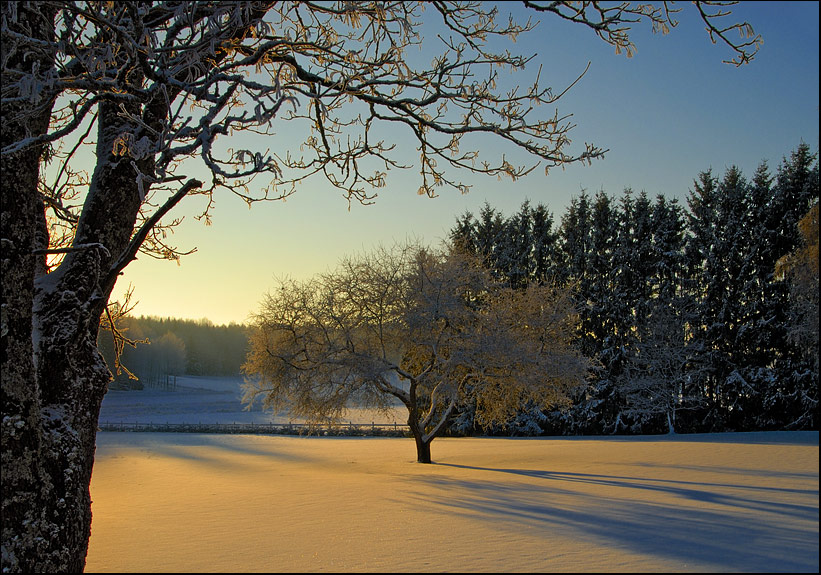
#> input picture a.jpg, 821 x 575 px
$ python net.py
#> lines starting #> are read from the running program, lines starting #| are printed output that depends on the picture
### retina.py
"""
This class transforms images in input for net
"""


# ------------ IMPORT ------------ #
from PIL import Image
import numpy as np


# ------------ RETINA ------------ #
class Retina:
    def __init__(self, dimensions):
        # PARAMETERS #
        self.layer_dimensions = dimensions  # width, high of input layer
        self.visual_inp = self.norm_image()

    def vision(self):
        """ Returns array with same dimensions of input layer.
        Values are normalised between 0-1. In spike mode input is
        converted in frequency """
        return self.visual_inp

    # def convert2period(self, inp):
    #     """ Converts input array in fire period for spiking neurons """
    #     period = 1 / (inp * self.max_freq)
    #     return period

    def norm_image(self, img='a.jpg'):
        """ Converts image in array with normalised values """
        im = Image.open(img)
        im = im.convert('L')
        im = im.resize(self.layer_dimensions)
        data = np.array(im, dtype=float)
        data /= 255
        return data

### plotter.py
"""
This class takes data from net and print them on screen
"""


# ------------ IMPORT ------------ #
import matplotlib.pyplot as plt
import numpy as np

# ------------ PLOTTER ------------ #


class Plotter:
    def __init__(self, duration, dimensions, n_neurons):
        self.duration = duration
        self.dimensions = dimensions
        self.n_neurons = n_neurons

    def raster_plot(self, data):
        # Raster plot
        rows = len(self.dimensions)
        np.random.seed(34)
        colo = [np.random.rand(self.n_neurons[i], 3)
                for i in range(rows)]

        fig, axes = plt.subplots(nrows=rows, ncols=1)
        fig.subplots_adjust(hspace=0.5)
        fig.suptitle('Raster Plot')

        for ax, index, layer in zip(axes.flatten(), range(rows), data):
            if len(layer) != 0:
                ax.eventplot(layer, colors=colo[index])
            else:
                ax.eventplot(layer)
            ax.set_ylabel('neurons layer_'+str(index), fontsize=8)
            if index == rows - 1:
                ax.set_xlabel('time', fontsize=10)

        plt.show()

    # [43 lines left out: functions volt_plot, frequency_graph, not called in this run]


# [16 lines of commented-out code are left out]

### neuron.py
"""
This class simulates neuron
"""


# ------------ IMPORT ------------ #
import numpy as np


# ------------ NEURON ------------ #
class Neuron:
    """ This class takes voltage in input and computes neuron response
    if membrane potential at time t exceeds treshold neuron fires.
    Is very important set a global lenght of simulation
    and pass time to functions """

    # DEFAULT PARAMETERS #
    """ Here default values are setted. Usually these parameters
    are modified during instance creation because they change according
    to simulation """
    # simulation parameters
    dt = 1.                     # timestep(ms)
    duration = 100              # lenght of simulation(ms)

    # neuron specific attributes
    """ In a net name represents neuron position in linear array in form:
    (layer, index). Coordinates represent neuron position in 2D hypothetical
    plane in form: (layer, x, y) """
    name = None                 # neuron name
    coordinates = None          # 2D coordinates
    # types = None              # could be used for different types of neuron
    v_rest = -70.               # resting potential(mV)
    threshold = -40.            # threshold for spike(mV)
    tau = 10.                   # time costant
    rand = False                # used for random attributes
    """ The following two attributes is used to define
    excitatory or inibitory neurons. If the first is false
    neuron is excitatory. The second determines the amplitude
    of postinaptic potential; usually this function is carried out
    by weights, so you can leave + -1. Change this option could be useful
    to simulate large neurons with more prominence in PSP """
    gaba = False                # is this neuron gabaergic or glutamatergic?
    v_out = 1.                  # PSP amplitude(mV)

    # GENERIC ATTRIBUTES #
    """ These values are valid for a wide number of neurons
    or aren't important for simulation. Usually you can leave
    them as they are """
    abs_ref = 5                 # absolute refractory time(ms)
    v_spike = 40.               # spike peak(mV)
    v_reset = -85.              # iperpolarisation after spike(mV)

    def __init__(self, **attr):
        """ This class takes the following parameters:
        (duration, dt, v_rest, threshold, tau, gaba, rand) """
        # PARAMETERS #
        self.__dict__.update(attr)  # update attributes values

        # if rand=True generates random parameters
        if attr.get('rand'):
            l_rest = [-75., -60.]       # interval of resting potential
            l_threshold = [-55., -30.]  # interval of threshold
            l_tau = [2., 10.]           # interval of tau

            self.v_rest = (l_rest[1] - l_rest[0]) * \
                np.random.rand() + l_rest[0]
            self.threshold = (l_threshold[1] - l_threshold[0]
                              ) * np.random.rand() + l_threshold[0]
            self.tau = (l_tau[1] - l_tau[0]) * np.random.rand() + l_tau[0]

        # [9 lines of commented-out code are left out]
        if attr.get('gaba'):
            self.v_out = -1.

        # DATA STRUCTURES #
        """ Here are stored data during simulation """
        self.t_ref = 0          # refractory counter(see change_v)

        # voltage during time (mV)
        self.voltage = np.zeros(self.duration)
        self.voltage[0] = self.v_rest  # cell starts at resting potential

        # input current
        """ v_in determines the limit to wich tend v during time.
        It starts full of resting potential value.
        Summation of input currents changes internal state of neuron """
        self.v_in = np.full(self.duration, self.v_rest)

        # ---Following attributes are used only in spike mode--- #
        # dictionary of neurons reached by this neuron and associated weights
        self.connections = {}

        # history of spikes
        self.fire = np.zeros(self.duration, dtype=int)

    # CONNECTIONS FUNCTION #
    def add_connection(self, dictionary):
        """ Add dictionary voice. Key is the name of output neuron
        and value is weight linked with that neuron """
        self.connections.update(dictionary)

    # VOLTAGE VARIATION FUNCTIONS #
    def set_v_in(self, t, voltage):
        """ Used to insert current in v_in at time t """
        self.v_in[t] += voltage

    def change_v(self, t, spike=True):
        """ Modify membrane potential, if voltage > treshold
        we have spike and ripolarisation. This function required timestep
        and should be used in for loops. If spike flag is False Integrated
        and fire became standar leaky simulation """
        # if t<t_ref neuron is in its refractory period and it can't fires
        if t > self.t_ref:
            # computes voltage by bacward euler derivative
            self.voltage[t] = self.voltage[t - 1] + \
                (self.dt / self.tau) * \
                (-self.voltage[t - 1] + self.v_in[t])

            # sets reset potential as min voltage value
            if self.voltage[t] < self.v_reset:
                self.voltage[t] = self.v_reset

            if spike:
                # spike and ripolarisation
                if self.voltage[t] >= self.threshold:
                    self.voltage[t] = self.v_spike
                    self.t_ref = t + self.abs_ref
                    self.voltage[t + self.abs_ref: t: -1] = self.v_reset
                    self.fire[t] = 1
                    # returns neuron's index for firing register
                    return self.name

    # PRINT AND PLOT FUNCTIONS #
    # [7 lines left out: function __str__, not called in this run]

    def raster(self):
        """ Saves timesteps when neuron fires. Used for raster plot """
        r = [t for t, f in enumerate(self.fire) if f == 1]
        return r

    def mfreq(self, t, period):
        """ Returns fire medium frequency into given interval """
        s = sum(self.fire[t - period: t])
        s /= period
        return s

### net.py
"""
This class defines net size and its connections. Calculates neurons
activation and saves net state
"""


# ------------ IMPORT ------------ #
import numpy as np
import neuron as nrn
import retina as ret
import plotter as pl


# ------------ NET ------------ #
class Net:
    """ Net is the core of simulation. Every instance takes care of
    generate neurons, calculate input currents and neurons activation,
    modify weights and save data. Net could be execute in two different
    modality: spike and leaky. In spike mode fire frequency is important.
    In leaky mode neurons don't fire and is considered only voltage variation
    """

    # DEFAULT PARAMETERS #
    """ Here default values are setted. Usually these parameters
    are modified during instance creation because they change according
    to simulation """
    duration = 500             # total time of simulation in timesteps

    # net dimensions
    """ Layer's dimensions expressed by (x,y) value, x is the width
    and y the height, layer index 0 points out input neurons """
    dimensions = [(2, 2), (2, 1), (1, 1)]

    # spike/leaky options
    """ In spike mode, voltage variation on post-sinaptic neuron
    should be 10-100 times higher than leaky mode, in order to produce
    significant depolarisation for spike. For this reason, in spike mode,
    each input is multiplied by omicron factor during net activity """
    spike = True                # I&F flag
    omicron = 1000.              # input multiplication factor

    # visual input options
    """ Net inputs are images processed by retina class. Retina scan
    images at fixed frequency, so inputs arrive at fixed time intervals.
    In spike mode, input neurons respond with appropriate firing frequency
    respecting refractory time, for this reason it's passed like parameter """
    refresh_rate = 0.06         # frequency in mHz
    input_pulse = 100.          # PSP on input neurons in mV

    def __init__(self, **attr):
        """ This class takes the following parameters:
        (duration, dimensions, omicron, refresh_rate, spike) """
        # PARAMETERS #
        self.__dict__.update(attr)  # updates attributes values

        # neurons number for each layer
        self.n_neurons = [i * k for i, k in self.dimensions]

        # create 2D coordinates map based on dimensions
        """ Neuron objects are stored in linear array and each of them has
        index stored in name_map list. To reproduce 2D every neurons have
        l, i, k coordinates (where l is the layer, i is row, and k is column)
        saved in coordinates_map list """
        self.coordinates_map = []
        self.name_map = []
        # generates coordinates_map
        for layer, dim in enumerate(self.dimensions):
            coordinates = [(layer, i, k) for i in range(dim[0])
                           for k in range(dim[1])]
            self.coordinates_map.append(coordinates)
        # generates name_map
        for layer, lenght in enumerate(self.n_neurons):
            names = [(layer, n) for n in range(lenght)]
            self.name_map.append(names)

        # attributes for visual inputs
        # time interval between images in ms
        self.reload_period = 1 / self.refresh_rate

        # DATA STRUCTURES #
        self.grid = []          # contains neurons

        # creates retina object
        self.eye = ret.Retina(self.dimensions[0])  # process visual inputs

        # creates plotter object
        self.printer = pl.Plotter(
            self.duration, self.dimensions, self.n_neurons)  # plots data

        # spike attributes
        """ In spike mode voltage variation is calculated for one neuron at time.
        Index of firing neurons are stored and their output is spread to others
        """
        if self.spike:
            self.firing = []    # register of firing neurons

        # ATTRIBUTES FOR PLOTTER #
        self.rasplot = []
        self.M_freq = []

    # NET GENERATION FUNCTION #
    def grid_gen(self, layer, **attr):
        """ The grid is l-dimensional list that contains neuron instances,
        where l is layer number. Strata are created one by one based on user's
        specifications: layer level and neurons attributes(dictionary form) """
        stratum = []
        # creates layer
        for neuron in range(self.n_neurons[layer]):
            n = nrn.Neuron(duration=self.duration, name=(layer, neuron),
                           coordinates=(self.coordinates_map[layer][neuron]),
                           **attr)
            stratum.append(n)
        # append layer
        self.grid.append(stratum)

    # CONNECTIONS AND WEIGHTS FUNCTIONS #
    def all2all(self, first_layer, second_layer, rand=True, **attrs):
        """ Generate m×n weight matrix with random values from 0-1.
        Pass connections to neurons of the first layer. Finally, weights
        are passed to neuron and stored in a dictionary"""
        # set random weights
        if rand:
            w = np.random.rand(self.n_neurons[first_layer],
                               self.n_neurons[second_layer])
        # use beta to generate weights
        else:
            w = self.beta(layer, **attrs)
        # each neuron of the first layer receives second layer coordinates
        for index, neuron in enumerate(self.grid[first_layer]):
            neuron.add_connection(dict(zip(self.name_map[second_layer],
                                           w[index, :])))

    def intraconnection(self, layer, recurrent=False, rand=True, **attrs):
        """ Generate n×n weight matrix for intralayer connections. Random
        values from 0-1. if recurrent = True neurons are self-connected.
        Finally, weights are passed to neuron and stored in a dictionary """
        # random weights
        if rand:
            w = np.random.rand(self.n_neurons[layer], self.n_neurons[layer])
        # uses beta to generate weights
        else:
            w = self.beta(layer, **attrs)
        # if recurrent=False weight with itself is 0
        if recurrent is False:
            np.fill_diagonal(w, 0.)
        # neuron receives only weights != 0
        for index, neuron in enumerate(self.grid[layer]):
            connection = dict([(name, weight) for name, weight in zip(
                self.name_map[layer], w[index, :]) if weight != 0.])
            neuron.add_connection(connection)

    # [28 lines left out: function beta, not called in this run]

    # ACTIVATION FUNCTIONS #
    def synapse(self, t, spike=True):
        """ Takes connections and weights of firing neuron and
        sets up input voltage into boundary neurons. In leaky mode takes
        voltage from layer at time t-1 to compute voltage at time t """
        # spike mode
        if self.spike:
            # iterates firing register and takes connections
            for layer, neuron in self.firing:
                connections = self.grid[layer][neuron].connections
                # iterates connections and pass voltage to boundary neurons
                for term, w in connections.items():
                    voltage = self.grid[layer][neuron].v_out * w * self.omicron
                    self.grid[term[0]][term[1]].set_v_in(t, voltage)
        # leaky mode
        else:
            # iterates neuron and takes connections
            for layer in self.grid:
                for neuron in layer:
                    connections = neuron.connections
                    # in leaky mode voltage is normalised with v_rest=0
                    for term, w in connections.items():
                        voltage = neuron.voltage[t - 1] - neuron.v_rest
                        # if voltage is <0 weights are inverted
                        if voltage >= 0.:
                            voltage = (neuron.v_out * w *
                                       voltage) + neuron.v_rest
                        else:
                            voltage = ((-1 * neuron.v_out * w)
                                       * voltage) + neuron.v_rest
                        # updates v_in
                        self.grid[term[0]][term[1]].set_v_in(t, voltage)

    def V1(self, inp, t):
        """ Input neurons have different chances to fire based on input array.
        If score(between 0-1) < chance this neuron receives one pulse """
        data = inp.flatten()
        for neuron, chance in enumerate(data):
            score = np.random.rand()
            if score < chance:
                self.grid[0][neuron].set_v_in(t, self.input_pulse)

    def activation(self):
        """ Key function, used to calculate input currents at each timestep """
        refresh = 0
        inp = []
        # spike mode
        if self.spike:
            for t in range(1, self.duration):
                if t > refresh:
                    inp = self.eye.vision()
                    self.collect_mfreq(t)
                    refresh = t + self.reload_period
                self.V1(inp, t)
                self.synapse(t)
                self.firing.clear()
                for layer in self.grid:
                    self.firing = list(
                        filter(None, map(lambda x: x.change_v(t), layer)))
        # leaky mode
        else:
            for t in range(1, self.duration):
                self.synapse(t)
                for layer in self.grid:
                    map(lambda x: x.change_v(t, self.spike), layer)

    # FUNCTIONS TO COLLECT DATA #
    def collect_raster(self):
        for layer in self.grid:
            self.rasplot.append([neuron.raster() for neuron in layer])

    def collect_mfreq(self, t):
        temp = []
        for layer in self.grid:
            temp.append([neuron.mfreq(t, int(self.reload_period))
                         for neuron in layer])
        self.M_freq.append(temp)
        # [65 lines of commented-out code are left out]
if __name__ == '__main__':
    rete = Net()
#> in norm_image, im is the input picture: PIL image 821x575 RGB; mean R, G, B 96.2, 94.7, 83.6
#> in norm_image, `im = im.convert('L')`:
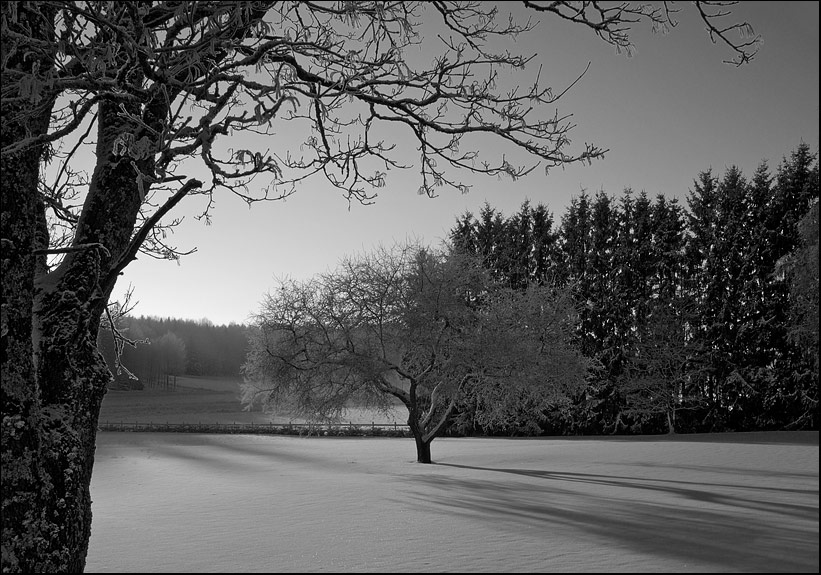
#> im: PIL image 821x575 L; min 0, max 255, mean 93.9
#> in norm_image, `data = np.array(im, dtype=float)`: data = [[111, 102], [106, 74]]
#> in norm_image, `data /= 255`: data = [[0.435, 0.4], [0.416, 0.29]]
    leaky = Net(spike=False)
    for l in range(3):
        rete.grid_gen(l)
        leaky.grid_gen(l)

    rete.all2all(0, 1)
    leaky.all2all(0, 1)
    rete.intraconnection(1)
    leaky.intraconnection(1)
    rete.all2all(1, 2)
    leaky.all2all(1, 2)
    rete.all2all(2, 1)
    leaky.all2all(2, 1)
    rete.firing = [(0, 1), (1, 1)]
    rete.activation()
#> after the loop in activation, `for t in range(1, self.duration):`: refresh = 510.7
    leaky.activation()
    rete.collect_raster()
    print(rete.rasplot)
    rete.printer.raster_plot(rete.rasplot)
#> in raster_plot, `plt.show()`:
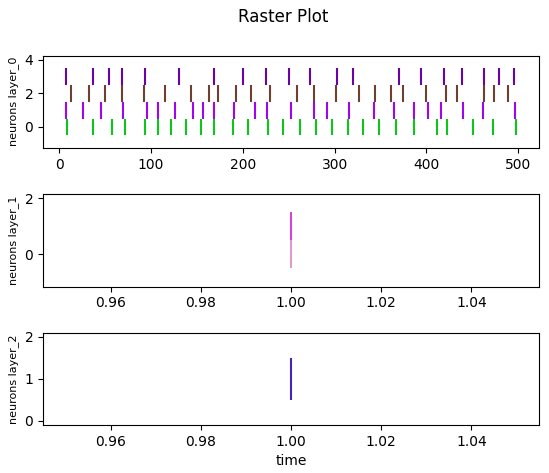
#> figure drawn by matplotlib, 3 panels

$ run again, with b.jpg copied over a.jpg
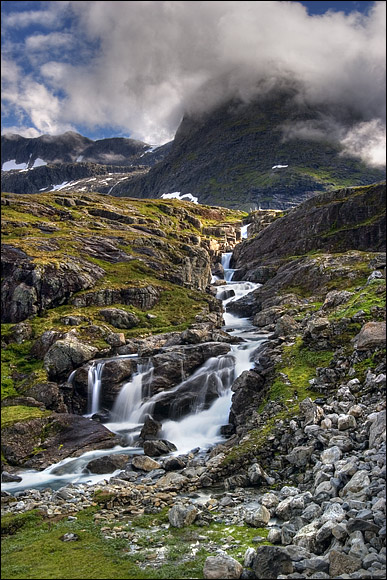
#> input picture b.jpg, 387 x 580 px
#> in norm_image, im is the input picture: PIL image 387x580 RGB; mean R, G, B 101.3, 100.3, 94.2
#> in norm_image, `im = im.convert('L')`:
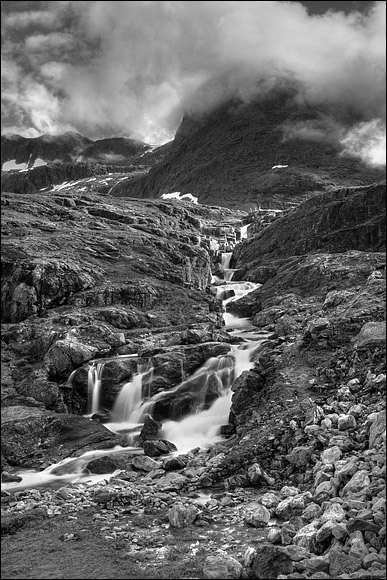
#> im: PIL image 387x580 L; min 0, max 255, mean 99.9
#> in norm_image, `data = np.array(im, dtype=float)`: data = [[109, 99], [91, 91]]
#> in norm_image, `data /= 255`: data = [[0.427, 0.388], [0.357, 0.357]]
#> after the loop in activation, `for t in range(1, self.duration):`: refresh = 510.7
#> in raster_plot, `plt.show()`:
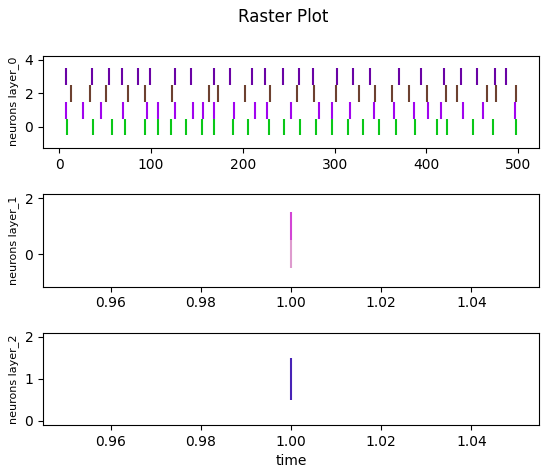
#> figure drawn by matplotlib, 3 panels

$ run again, with c.jpg copied over a.jpg
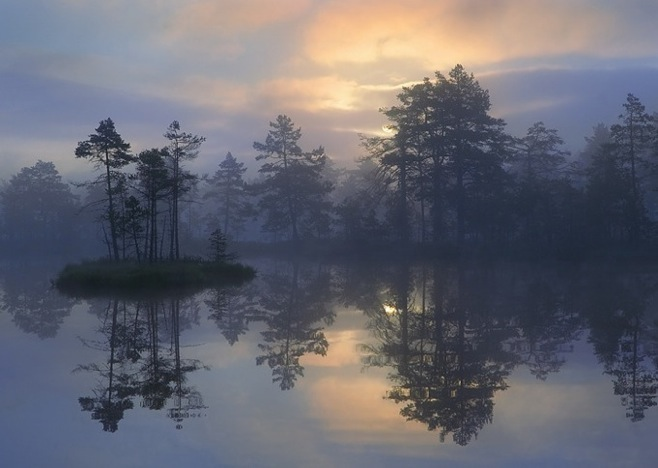
#> input picture c.jpg, 658 x 468 px
#> in norm_image, im is the input picture: PIL image 658x468 RGB; mean R, G, B 103, 103.3, 113.1
#> in norm_image, `im = im.convert('L')`:
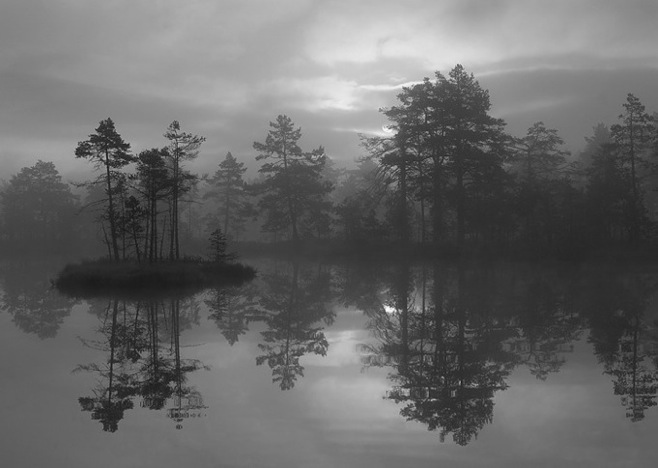
#> im: PIL image 658x468 L; min 20, max 252, mean 104.3
#> in norm_image, `data = np.array(im, dtype=float)`: data = [[124, 113], [87, 79]]
#> in norm_image, `data /= 255`: data = [[0.486, 0.443], [0.341, 0.31]]
#> after the loop in activation, `for t in range(1, self.duration):`: refresh = 510.7
#> in raster_plot, `plt.show()`:
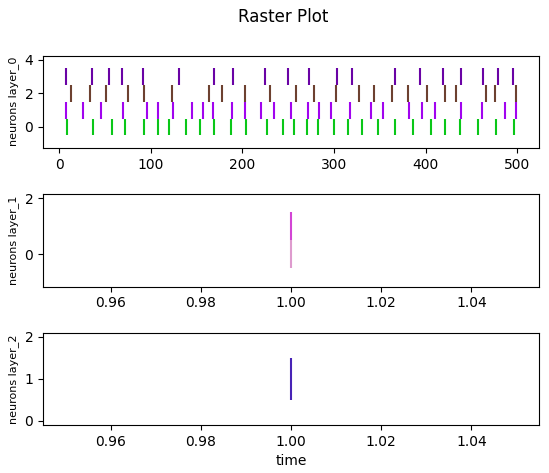
#> figure drawn by matplotlib, 3 panels
